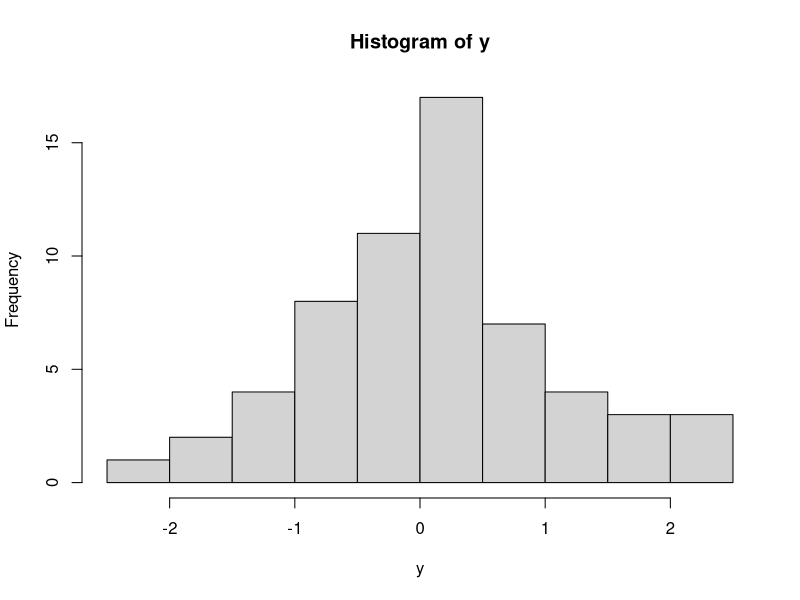

This figure's R source:
y<- c(rnorm(30),rnorm(30)+ 0.1)

p<- length(y)

hist(y)

D<- abs(outer(y,y,"-"))


W<- exp(-D)


diag(W)=0
Dw = rowSums(W)

Lw = diag(Dw) - W  

# normalized Laplacian
Nw = diag(sqrt(1/Dw))%*% Lw %*%diag(sqrt(1/Dw))

# Marginal inclusion
Omega = solve(Lw + 1/p + 1E-12* diag(1,p))

DOmega1 = matrix(diag(Omega),p,p)

M = (DOmega1+ t(DOmega1)-2*Omega)*W

#eigendecomp of M, vectors sorted in descending order of values
ev_decomp_M = eigen(M)

#eigendecomp of Nw, vectors sorted in ascending order of values
ev_decomp_Nw = eigen(Nw)
ev_decomp_Nw$vectors = ev_decomp_Nw$vectors[,order(ev_decomp_Nw$values)]


align<- function(x,y){
  a = sum(abs(x-y))
  b = sum(abs(x+y))
  ifelse(a<b,1,-1)
}


#par(mfrow=c(3,2))
for( i in 1:p){
  #plot(ev_decomp_M$vectors[,i], main=i)
  # align the signs
  s = align(ev_decomp_M$vectors[,i], ev_decomp_Nw$vectors[,i])
  #lines(s*ev_decomp_Nw$vectors[,i])
  print(sum((ev_decomp_M$vectors[,i]-s*ev_decomp_Nw$vectors[,i])^2))
}
